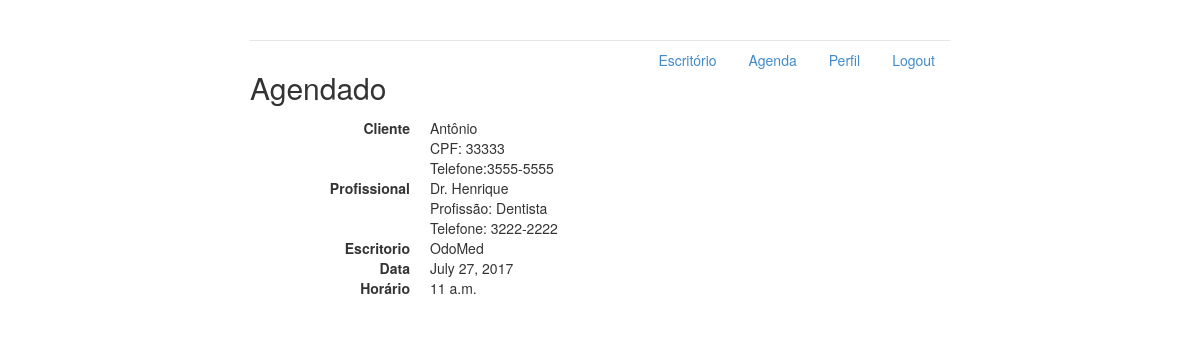
The page /compromisso/4 (signed in) on the database its author committed.
### agenda/models.py (models this page shows, shortened)
class ItemAgenda(models.Model):
    profissional = models.ForeignKey(Profissional, on_delete=models.CASCADE, related_name='agenda_profissionais')
    horario = models.TimeField()
    data = models.DateField()
    cliente = models.ForeignKey(Cliente, on_delete=models.CASCADE, related_name='agenda_cliente')
    escritorio = models.ForeignKey(Escritorio, on_delete=models.CASCADE, related_name='agenda_escritorio')
    SITUACAO = (
        ('A','Agendado'),
        ('R','Realizado'),
        ('C','Cancelado'),
        ('E','Em Andamento'),
    )
    situacao = models.CharField(max_length=1, choices=SITUACAO, default='A')
    def __init__(self, *args, **kwargs):
        super().__init__(*args, **kwargs)

class Cliente(models.Model):
    nome = models.CharField(max_length=120)
    telefone = models.CharField(max_length=10)
    cpf = models.CharField(max_length=11)
    def __init__(self, *args, **kwargs):
        super().__init__(*args, **kwargs)

class Profissional(models.Model):
    nome = models.CharField(max_length=120)
    telefone = models.CharField(max_length=10)
    profissao = models.CharField(max_length=120)
    escritorio = models.ForeignKey(Escritorio, on_delete=models.CASCADE, related_name="profissionais", null=True)
    gerente = models.BooleanField(default=False)
    STATUS = (
        ('A', 'Ausente'),
        ('D', 'Disponível'),
        ('O', 'Ocupado'),
    )
    status = models.CharField(max_length=1, choices=STATUS, default='A')
    usuario = models.OneToOneField(User, related_name="profissional", on_delete=models.CASCADE)
    def __init__(self, *args, **kwargs):
        super().__init__(*args, **kwargs)

class Escritorio(models.Model):
    nome_escritorio = models.CharField(max_length=120)
    servico = models.CharField(max_length=120)
    def __init__(self, *args, **kwargs):
        super().__init__(*args, **kwargs)
    def __str__(self):
        return self.nome_escritorio

### agenda/views.py (the view)
# urls.py: url(r'^compromisso/(?P<compromisso_id>\d+)$', views.detalhesDoCompromisso, name='compromisso'),
@login_required
def detalhesDoCompromisso(request, compromisso_id):
    compromisso = ItemAgenda.objects.get(id=compromisso_id)
    return render(request, 'compromisso.html', {'compromisso':compromisso, 'perfilLogado':perfilLogado(request)})

### agenda/views.py (called while the page is built)
@login_required
def perfilLogado(request):
    return request.user.profissional

### agenda/templates/compromisso.html (shortened to what this page needs)
{% extends 'base.html' %}
{% block body %}
<div class="row">
    <div class="col-lg-12">
        <h2 style='margin-top:0'>{{ compromisso.get_situacao_display }}</h2>
        <dl class="dl-horizontal">
            <dt>Cliente</dt>
            <dd>{{ compromisso.cliente.nome }}</dd>
            <dd>CPF: {{ compromisso.cliente.cpf }}</dd>
            <dd>Telefone:{{ compromisso.cliente.telefone }}</dd>
            <dt>Profissional</dt>
            <dd>{{ compromisso.profissional.nome }}</dd>
            <dd>Profissão: {{ compromisso.profissional.profissao }}</dd>
            <dd>Telefone: {{ compromisso.profissional.telefone }}</dd>
            <dt>Escritorio</dt>
            <dd>{{ compromisso.escritorio }}</dd>
            <dt>Data</dt>
            <dd>{{ compromisso.data }}</dd>
            <dt>Horário</dt>
            <dd>{{ compromisso.horario }}</dd>
        </dl>
    </div>
</div>
{% endblock %}

### agenda/static/styles/main.css (style rules this page uses)
body { padding-top: 20px; padding-bottom: 20px; }

### rows shown on the page
ItemAgenda: situacao "Agendado", cliente.nome "Antônio", cliente.cpf "33333", cliente.telefone "3555-5555", profissional.nome "Dr. Henrique", profissional.profissao "Dentista", profissional.telefone "3222-2222", escritorio "OdoMed", data "July 27, 2017", horario "11 a.m."
